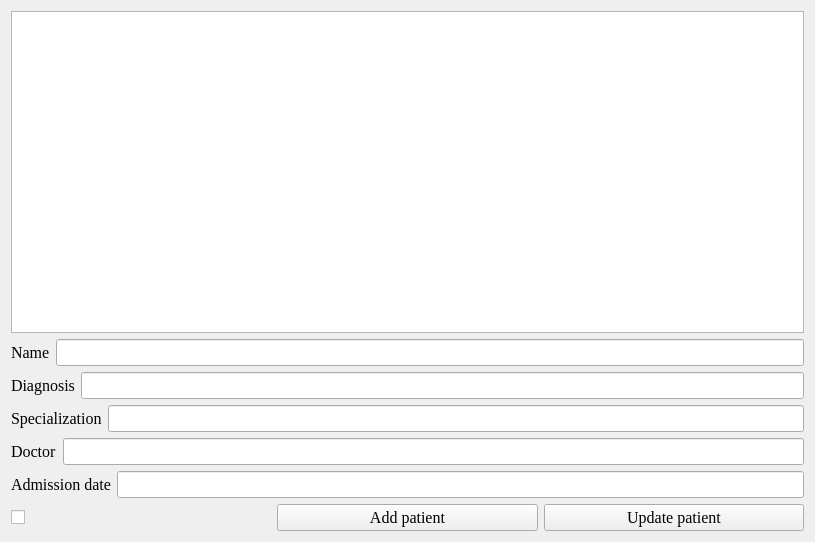
<?xml version="1.0" encoding="UTF-8"?>
<ui version="4.0">
 <class>DoctorGuiClass</class>
 <widget class="QWidget" name="DoctorGuiClass">
  <property name="geometry">
   <rect>
    <x>0</x>
    <y>0</y>
    <width>815</width>
    <height>542</height>
   </rect>
  </property>
  <property name="windowTitle">
   <string>DoctorGui</string>
  </property>
  <layout class="QVBoxLayout" name="verticalLayout">
   <item>
    <widget class="QListWidget" name="patientsList">
     <property name="font">
      <font>
       <family>Times New Roman</family>
       <pointsize>12</pointsize>
      </font>
     </property>
    </widget>
   </item>
   <item>
    <layout class="QHBoxLayout" name="horizontalLayout_5">
     <item>
      <widget class="QLabel" name="label">
       <property name="font">
        <font>
         <family>Times New Roman</family>
         <pointsize>12</pointsize>
        </font>
       </property>
       <property name="text">
        <string>Name</string>
       </property>
      </widget>
     </item>
     <item>
      <widget class="QLineEdit" name="nameLineEdit">
       <property name="font">
        <font>
         <family>Times New Roman</family>
         <pointsize>12</pointsize>
        </font>
       </property>
      </widget>
     </item>
    </layout>
   </item>
   <item>
    <layout class="QHBoxLayout" name="horizontalLayout_4">
     <item>
      <widget class="QLabel" name="label_2">
       <property name="font">
        <font>
         <family>Times New Roman</family>
         <pointsize>12</pointsize>
        </font>
       </property>
       <property name="text">
        <string>Diagnosis</string>
       </property>
      </widget>
     </item>
     <item>
      <widget class="QLineEdit" name="diagnosisLineEdit">
       <property name="font">
        <font>
         <family>Times New Roman</family>
         <pointsize>12</pointsize>
        </font>
       </property>
      </widget>
     </item>
    </layout>
   </item>
   <item>
    <layout class="QHBoxLayout" name="horizontalLayout_3">
     <item>
      <widget class="QLabel" name="label_3">
       <property name="font">
        <font>
         <family>Times New Roman</family>
         <pointsize>12</pointsize>
        </font>
       </property>
       <property name="text">
        <string>Specialization</string>
       </property>
      </widget>
     </item>
     <item>
      <widget class="QLineEdit" name="specializationLineEdit">
       <property name="font">
        <font>
         <family>Times New Roman</family>
         <pointsize>12</pointsize>
        </font>
       </property>
      </widget>
     </item>
    </layout>
   </item>
   <item>
    <layout class="QHBoxLayout" name="horizontalLayout_2">
     <item>
      <widget class="QLabel" name="label_4">
       <property name="font">
        <font>
         <family>Times New Roman</family>
         <pointsize>12</pointsize>
        </font>
       </property>
       <property name="text">
        <string>Doctor</string>
       </property>
      </widget>
     </item>
     <item>
      <widget class="QLineEdit" name="doctorLineEdit">
       <property name="font">
        <font>
         <family>Times New Roman</family>
         <pointsize>12</pointsize>
        </font>
       </property>
      </widget>
     </item>
    </layout>
   </item>
   <item>
    <layout class="QHBoxLayout" name="horizontalLayout">
     <item>
      <widget class="QLabel" name="label_5">
       <property name="font">
        <font>
         <family>Times New Roman</family>
         <pointsize>12</pointsize>
        </font>
       </property>
       <property name="text">
        <string>Admission date</string>
       </property>
      </widget>
     </item>
     <item>
      <widget class="QLineEdit" name="dateLineEdit">
       <property name="font">
        <font>
         <family>Times New Roman</family>
         <pointsize>12</pointsize>
        </font>
       </property>
      </widget>
     </item>
    </layout>
   </item>
   <item>
    <layout class="QHBoxLayout" name="horizontalLayout_6">
     <item>
      <widget class="QCheckBox" name="checkBox">
       <property name="font">
        <font>
         <family>Times New Roman</family>
         <pointsize>12</pointsize>
        </font>
       </property>
       <property name="text">
        <string/>
       </property>
      </widget>
     </item>
     <item>
      <widget class="QPushButton" name="addButton">
       <property name="font">
        <font>
         <family>Times New Roman</family>
         <pointsize>12</pointsize>
        </font>
       </property>
       <property name="text">
        <string>Add patient</string>
       </property>
      </widget>
     </item>
     <item>
      <widget class="QPushButton" name="updateButton">
       <property name="font">
        <font>
         <family>Times New Roman</family>
         <pointsize>12</pointsize>
        </font>
       </property>
       <property name="text">
        <string>Update patient</string>
       </property>
      </widget>
     </item>
    </layout>
   </item>
  </layout>
 </widget>
 <layoutdefault spacing="6" margin="11"/>
 <resources/>
 <connections/>
</ui>
